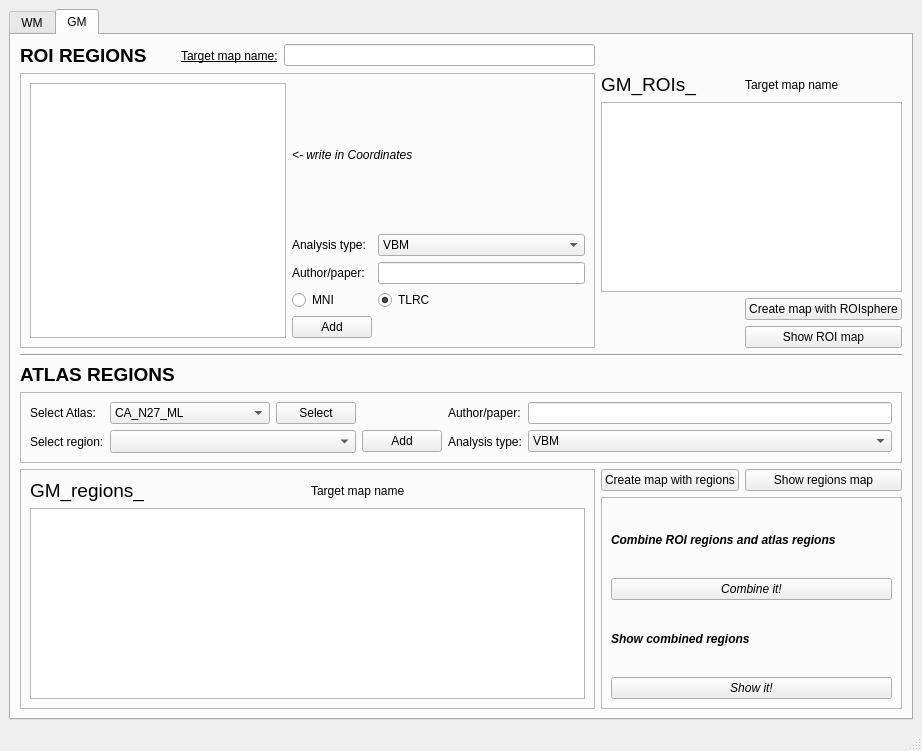
<?xml version="1.0" encoding="UTF-8"?>
<ui version="4.0">
 <class>MainWindow</class>
 <widget class="QMainWindow" name="MainWindow">
  <property name="geometry">
   <rect>
    <x>0</x>
    <y>0</y>
    <width>922</width>
    <height>751</height>
   </rect>
  </property>
  <property name="windowTitle">
   <string>MainWindow</string>
  </property>
  <widget class="QWidget" name="centralwidget">
   <layout class="QGridLayout" name="gridLayout_2">
    <item row="0" column="0">
     <widget class="QTabWidget" name="tabWidget">
      <property name="currentIndex">
       <number>1</number>
      </property>
      <widget class="QWidget" name="WM">
       <attribute name="title">
        <string>WM</string>
       </attribute>
       <layout class="QGridLayout" name="gridLayout_4">
        <item row="3" column="6" colspan="3">
         <widget class="QPushButton" name="pushButton_ROI">
          <property name="text">
           <string>Create map with ROIsphere</string>
          </property>
         </widget>
        </item>
        <item row="4" column="7" colspan="2">
         <widget class="QPushButton" name="pushButton_ShowROIs">
          <property name="text">
           <string>Show ROI map</string>
          </property>
         </widget>
        </item>
        <item row="5" column="0" colspan="9">
         <widget class="Line" name="line">
          <property name="orientation">
           <enum>Qt::Horizontal</enum>
          </property>
         </widget>
        </item>
        <item row="2" column="5" colspan="4">
         <widget class="QTextEdit" name="textEditROIs">
          <property name="acceptRichText">
           <bool>false</bool>
          </property>
         </widget>
        </item>
        <item row="1" column="5">
         <widget class="QLabel" name="label_27">
          <property name="font">
           <font>
            <pointsize>14</pointsize>
            <weight>50</weight>
            <italic>false</italic>
            <bold>false</bold>
           </font>
          </property>
          <property name="text">
           <string>WM_ROIs_</string>
          </property>
         </widget>
        </item>
        <item row="1" column="7" colspan="2">
         <widget class="QLabel" name="label_3">
          <property name="text">
           <string>Target map name</string>
          </property>
         </widget>
        </item>
        <item row="6" column="0" colspan="2">
         <widget class="QLabel" name="label_7">
          <property name="font">
           <font>
            <pointsize>14</pointsize>
            <weight>75</weight>
            <bold>true</bold>
           </font>
          </property>
          <property name="text">
           <string>ATLAS REGIONS</string>
          </property>
         </widget>
        </item>
        <item row="0" column="2">
         <widget class="QLabel" name="label">
          <property name="font">
           <font>
            <underline>true</underline>
           </font>
          </property>
          <property name="whatsThis">
           <string extracomment="like GMup or GMdown or WMup"/>
          </property>
          <property name="text">
           <string>Target map name:</string>
          </property>
         </widget>
        </item>
        <item row="0" column="3">
         <widget class="QLineEdit" name="lineEdit_MapName"/>
        </item>
        <item row="0" column="0">
         <widget class="QLabel" name="label_8">
          <property name="font">
           <font>
            <pointsize>14</pointsize>
            <weight>75</weight>
            <bold>true</bold>
           </font>
          </property>
          <property name="text">
           <string>ROI REGIONS</string>
          </property>
         </widget>
        </item>
        <item row="10" column="0" rowspan="2" colspan="4">
         <widget class="QFrame" name="frame_4">
          <property name="frameShape">
           <enum>QFrame::StyledPanel</enum>
          </property>
          <property name="frameShadow">
           <enum>QFrame::Raised</enum>
          </property>
          <layout class="QGridLayout" name="gridLayout_5">
           <item row="0" column="0">
            <widget class="QLabel" name="label_29">
             <property name="font">
              <font>
               <pointsize>14</pointsize>
               <weight>50</weight>
               <italic>false</italic>
               <bold>false</bold>
              </font>
             </property>
             <property name="text">
              <string>WM_regions_</string>
             </property>
            </widget>
           </item>
           <item row="0" column="1">
            <widget class="QLabel" name="label_30">
             <property name="text">
              <string>Target map name</string>
             </property>
            </widget>
           </item>
           <item row="1" column="0" colspan="2">
            <widget class="QTextEdit" name="textBrowser_Aregions">
             <property name="enabled">
              <bool>true</bool>
             </property>
             <property name="minimumSize">
              <size>
               <width>30</width>
               <height>30</height>
              </size>
             </property>
            </widget>
           </item>
          </layout>
         </widget>
        </item>
        <item row="11" column="5" colspan="4">
         <widget class="QFrame" name="frame">
          <property name="frameShape">
           <enum>QFrame::StyledPanel</enum>
          </property>
          <property name="frameShadow">
           <enum>QFrame::Raised</enum>
          </property>
          <layout class="QGridLayout" name="gridLayout_3">
           <item row="1" column="0">
            <widget class="QPushButton" name="pushButton_Combine">
             <property name="font">
              <font>
               <italic>true</italic>
              </font>
             </property>
             <property name="text">
              <string>Combine it!</string>
             </property>
            </widget>
           </item>
           <item row="3" column="0">
            <widget class="QPushButton" name="pushButton_Show">
             <property name="font">
              <font>
               <italic>true</italic>
              </font>
             </property>
             <property name="text">
              <string>Show it!</string>
             </property>
            </widget>
           </item>
           <item row="0" column="0">
            <widget class="QLabel" name="label_10">
             <property name="font">
              <font>
               <weight>75</weight>
               <italic>true</italic>
               <bold>true</bold>
              </font>
             </property>
             <property name="text">
              <string>Combine ROI regions and atlas regions</string>
             </property>
            </widget>
           </item>
           <item row="2" column="0">
            <widget class="QLabel" name="label_13">
             <property name="font">
              <font>
               <weight>75</weight>
               <italic>true</italic>
               <bold>true</bold>
              </font>
             </property>
             <property name="text">
              <string>Show combined regions</string>
             </property>
            </widget>
           </item>
          </layout>
         </widget>
        </item>
        <item row="10" column="5">
         <widget class="QPushButton" name="pushButton_CreateAtlas">
          <property name="text">
           <string>Create map with regions</string>
          </property>
         </widget>
        </item>
        <item row="7" column="0" rowspan="3" colspan="9">
         <widget class="QFrame" name="frame_3">
          <property name="frameShape">
           <enum>QFrame::StyledPanel</enum>
          </property>
          <property name="frameShadow">
           <enum>QFrame::Raised</enum>
          </property>
          <layout class="QGridLayout" name="gridLayout_6">
           <item row="0" column="5">
            <widget class="QLabel" name="label_9">
             <property name="text">
              <string>Author/paper:</string>
             </property>
            </widget>
           </item>
           <item row="0" column="6">
            <widget class="QLineEdit" name="lineEdit_AuthorAtlas"/>
           </item>
           <item row="0" column="0">
            <widget class="QLabel" name="label_6">
             <property name="text">
              <string>Select Atlas:</string>
             </property>
            </widget>
           </item>
           <item row="1" column="0">
            <widget class="QLabel" name="label_5">
             <property name="text">
              <string>Select region:</string>
             </property>
            </widget>
           </item>
           <item row="0" column="1">
            <widget class="QComboBox" name="comboBox_Atlas">
             <item>
              <property name="text">
               <string>CA_N27_ML</string>
              </property>
             </item>
             <item>
              <property name="text">
               <string>JHU-WhiteMatter-labels</string>
              </property>
             </item>
             <item>
              <property name="text">
               <string>DD_Desai_PM</string>
              </property>
             </item>
            </widget>
           </item>
           <item row="0" column="2">
            <widget class="QPushButton" name="pushButton_SelectAtlas">
             <property name="text">
              <string>Select</string>
             </property>
            </widget>
           </item>
           <item row="1" column="1" colspan="2">
            <widget class="QComboBox" name="comboBox_Region">
             <property name="maximumSize">
              <size>
               <width>16777215</width>
               <height>27</height>
              </size>
             </property>
             <property name="font">
              <font>
               <pointsize>10</pointsize>
               <stylestrategy>PreferDefault</stylestrategy>
               <kerning>true</kerning>
              </font>
             </property>
             <property name="focusPolicy">
              <enum>Qt::WheelFocus</enum>
             </property>
             <property name="acceptDrops">
              <bool>true</bool>
             </property>
             <item>
              <property name="text">
               <string/>
              </property>
             </item>
            </widget>
           </item>
           <item row="1" column="4">
            <widget class="QPushButton" name="pushButton_addAtlas">
             <property name="text">
              <string>Add</string>
             </property>
            </widget>
           </item>
           <item row="1" column="5">
            <widget class="QLabel" name="label_12">
             <property name="text">
              <string>Analysis type:</string>
             </property>
            </widget>
           </item>
           <item row="1" column="6">
            <widget class="QComboBox" name="comboBox_AnalysisAtlas">
             <item>
              <property name="text">
               <string>VBM</string>
              </property>
             </item>
             <item>
              <property name="text">
               <string>TBM</string>
              </property>
             </item>
             <item>
              <property name="text">
               <string>Freesurfer</string>
              </property>
             </item>
             <item>
              <property name="text">
               <string>DTI</string>
              </property>
             </item>
             <item>
              <property name="text">
               <string>Manual</string>
              </property>
             </item>
            </widget>
           </item>
          </layout>
         </widget>
        </item>
        <item row="10" column="7" colspan="2">
         <widget class="QPushButton" name="pushButton_ShowRegions">
          <property name="text">
           <string>Show regions map</string>
          </property>
         </widget>
        </item>
        <item row="1" column="0" rowspan="4" colspan="5">
         <widget class="QFrame" name="frame_2">
          <property name="frameShape">
           <enum>QFrame::StyledPanel</enum>
          </property>
          <property name="frameShadow">
           <enum>QFrame::Raised</enum>
          </property>
          <layout class="QGridLayout" name="gridLayout">
           <item row="0" column="0" rowspan="5">
            <widget class="QTextEdit" name="textEditCoordinates">
             <property name="acceptRichText">
              <bool>false</bool>
             </property>
            </widget>
           </item>
           <item row="0" column="1" colspan="2">
            <widget class="QLabel" name="label_4">
             <property name="font">
              <font>
               <italic>true</italic>
              </font>
             </property>
             <property name="text">
              <string>&lt;- write in Coordinates</string>
             </property>
            </widget>
           </item>
           <item row="1" column="1">
            <widget class="QLabel" name="label_11">
             <property name="text">
              <string>Analysis type:</string>
             </property>
            </widget>
           </item>
           <item row="1" column="2">
            <widget class="QComboBox" name="comboBox_Analysis">
             <item>
              <property name="text">
               <string>VBM</string>
              </property>
             </item>
             <item>
              <property name="text">
               <string>TBM</string>
              </property>
             </item>
             <item>
              <property name="text">
               <string>Freesurfer</string>
              </property>
             </item>
             <item>
              <property name="text">
               <string>DTI</string>
              </property>
             </item>
             <item>
              <property name="text">
               <string>Manual</string>
              </property>
             </item>
            </widget>
           </item>
           <item row="2" column="1">
            <widget class="QLabel" name="label_2">
             <property name="text">
              <string>Author/paper:</string>
             </property>
            </widget>
           </item>
           <item row="2" column="2">
            <widget class="QLineEdit" name="lineEdit_Author"/>
           </item>
           <item row="3" column="1">
            <widget class="QRadioButton" name="radioButton">
             <property name="text">
              <string>MNI</string>
             </property>
             <property name="checked">
              <bool>false</bool>
             </property>
             <attribute name="buttonGroup">
              <string notr="true">buttonGroup</string>
             </attribute>
            </widget>
           </item>
           <item row="3" column="2">
            <widget class="QRadioButton" name="radioButton_2">
             <property name="text">
              <string>TLRC</string>
             </property>
             <property name="checkable">
              <bool>true</bool>
             </property>
             <property name="checked">
              <bool>true</bool>
             </property>
             <attribute name="buttonGroup">
              <string notr="true">buttonGroup</string>
             </attribute>
            </widget>
           </item>
           <item row="4" column="1">
            <widget class="QPushButton" name="pushButton_coordin">
             <property name="text">
              <string>Add</string>
             </property>
            </widget>
           </item>
          </layout>
         </widget>
        </item>
       </layout>
       <zorder>frame_4</zorder>
       <zorder>frame</zorder>
       <zorder>label_8</zorder>
       <zorder>pushButton_ROI</zorder>
       <zorder>pushButton_ShowROIs</zorder>
       <zorder>line</zorder>
       <zorder>label_7</zorder>
       <zorder>label</zorder>
       <zorder>textEditROIs</zorder>
       <zorder>label_3</zorder>
       <zorder>label_27</zorder>
       <zorder>frame_2</zorder>
       <zorder>lineEdit_MapName</zorder>
       <zorder>frame_3</zorder>
       <zorder>pushButton_CreateAtlas</zorder>
       <zorder>pushButton_ShowRegions</zorder>
      </widget>
      <widget class="QWidget" name="GM">
       <attribute name="title">
        <string>GM</string>
       </attribute>
       <layout class="QGridLayout" name="gridLayout_11">
        <item row="0" column="0">
         <widget class="QLabel" name="label_19">
          <property name="font">
           <font>
            <pointsize>14</pointsize>
            <weight>75</weight>
            <bold>true</bold>
           </font>
          </property>
          <property name="text">
           <string>ROI REGIONS</string>
          </property>
         </widget>
        </item>
        <item row="0" column="1">
         <widget class="QLabel" name="label_18">
          <property name="font">
           <font>
            <underline>true</underline>
           </font>
          </property>
          <property name="whatsThis">
           <string extracomment="like GMup or GMdown or WMup"/>
          </property>
          <property name="text">
           <string>Target map name:</string>
          </property>
         </widget>
        </item>
        <item row="0" column="2">
         <widget class="QLineEdit" name="lineEdit_MapName_2"/>
        </item>
        <item row="1" column="0" rowspan="4" colspan="3">
         <widget class="QFrame" name="frame_5">
          <property name="frameShape">
           <enum>QFrame::StyledPanel</enum>
          </property>
          <property name="frameShadow">
           <enum>QFrame::Raised</enum>
          </property>
          <layout class="QGridLayout" name="gridLayout_7">
           <item row="0" column="0" rowspan="5">
            <widget class="QTextEdit" name="textEditCoordinates_2">
             <property name="acceptRichText">
              <bool>false</bool>
             </property>
            </widget>
           </item>
           <item row="0" column="1" colspan="2">
            <widget class="QLabel" name="label_14">
             <property name="font">
              <font>
               <italic>true</italic>
              </font>
             </property>
             <property name="text">
              <string>&lt;- write in Coordinates</string>
             </property>
            </widget>
           </item>
           <item row="1" column="1">
            <widget class="QLabel" name="label_15">
             <property name="text">
              <string>Analysis type:</string>
             </property>
            </widget>
           </item>
           <item row="1" column="2">
            <widget class="QComboBox" name="comboBox_Analysis_2">
             <item>
              <property name="text">
               <string>VBM</string>
              </property>
             </item>
             <item>
              <property name="text">
               <string>TBM</string>
              </property>
             </item>
             <item>
              <property name="text">
               <string>Freesurfer</string>
              </property>
             </item>
             <item>
              <property name="text">
               <string>DTI</string>
              </property>
             </item>
             <item>
              <property name="text">
               <string>Manual</string>
              </property>
             </item>
            </widget>
           </item>
           <item row="2" column="1">
            <widget class="QLabel" name="label_16">
             <property name="text">
              <string>Author/paper:</string>
             </property>
            </widget>
           </item>
           <item row="2" column="2">
            <widget class="QLineEdit" name="lineEdit_Author_2"/>
           </item>
           <item row="3" column="1">
            <widget class="QRadioButton" name="radioButton_3">
             <property name="text">
              <string>MNI</string>
             </property>
             <property name="checked">
              <bool>false</bool>
             </property>
             <attribute name="buttonGroup">
              <string notr="true">buttonGroup_2</string>
             </attribute>
            </widget>
           </item>
           <item row="3" column="2">
            <widget class="QRadioButton" name="radioButton_4">
             <property name="text">
              <string>TLRC</string>
             </property>
             <property name="checkable">
              <bool>true</bool>
             </property>
             <property name="checked">
              <bool>true</bool>
             </property>
             <attribute name="buttonGroup">
              <string notr="true">buttonGroup_2</string>
             </attribute>
            </widget>
           </item>
           <item row="4" column="1">
            <widget class="QPushButton" name="pushButton_coordin_2">
             <property name="text">
              <string>Add</string>
             </property>
            </widget>
           </item>
          </layout>
         </widget>
        </item>
        <item row="1" column="3">
         <widget class="QLabel" name="label_28">
          <property name="font">
           <font>
            <pointsize>14</pointsize>
            <weight>50</weight>
            <italic>false</italic>
            <bold>false</bold>
           </font>
          </property>
          <property name="text">
           <string>GM_ROIs_</string>
          </property>
         </widget>
        </item>
        <item row="1" column="4">
         <widget class="QLabel" name="label_17">
          <property name="text">
           <string>Target map name</string>
          </property>
         </widget>
        </item>
        <item row="2" column="3" colspan="2">
         <widget class="QTextEdit" name="textEditROIs_2">
          <property name="acceptRichText">
           <bool>false</bool>
          </property>
         </widget>
        </item>
        <item row="3" column="4">
         <widget class="QPushButton" name="pushButton_ROI_2">
          <property name="text">
           <string>Create map with ROIsphere</string>
          </property>
         </widget>
        </item>
        <item row="4" column="4">
         <widget class="QPushButton" name="pushButton_ShowROIs_2">
          <property name="text">
           <string>Show ROI map</string>
          </property>
         </widget>
        </item>
        <item row="5" column="0" colspan="5">
         <widget class="Line" name="line_2">
          <property name="orientation">
           <enum>Qt::Horizontal</enum>
          </property>
         </widget>
        </item>
        <item row="6" column="0">
         <widget class="QLabel" name="label_20">
          <property name="font">
           <font>
            <pointsize>14</pointsize>
            <weight>75</weight>
            <bold>true</bold>
           </font>
          </property>
          <property name="text">
           <string>ATLAS REGIONS</string>
          </property>
         </widget>
        </item>
        <item row="7" column="0" colspan="5">
         <widget class="QFrame" name="frame_7">
          <property name="frameShape">
           <enum>QFrame::StyledPanel</enum>
          </property>
          <property name="frameShadow">
           <enum>QFrame::Raised</enum>
          </property>
          <layout class="QGridLayout" name="gridLayout_9">
           <item row="0" column="5">
            <widget class="QLabel" name="label_21">
             <property name="text">
              <string>Author/paper:</string>
             </property>
            </widget>
           </item>
           <item row="0" column="6">
            <widget class="QLineEdit" name="lineEdit_AuthorAtlas_2"/>
           </item>
           <item row="0" column="0">
            <widget class="QLabel" name="label_22">
             <property name="text">
              <string>Select Atlas:</string>
             </property>
            </widget>
           </item>
           <item row="1" column="0">
            <widget class="QLabel" name="label_23">
             <property name="text">
              <string>Select region:</string>
             </property>
            </widget>
           </item>
           <item row="0" column="1">
            <widget class="QComboBox" name="comboBox_Atlas_2">
             <item>
              <property name="text">
               <string>CA_N27_ML</string>
              </property>
             </item>
             <item>
              <property name="text">
               <string>JHU-WhiteMatter-labels</string>
              </property>
             </item>
             <item>
              <property name="text">
               <string>DD_Desai_PM</string>
              </property>
             </item>
            </widget>
           </item>
           <item row="0" column="2">
            <widget class="QPushButton" name="pushButton_SelectAtlas_2">
             <property name="text">
              <string>Select</string>
             </property>
            </widget>
           </item>
           <item row="1" column="1" colspan="2">
            <widget class="QComboBox" name="comboBox_Region_2">
             <property name="maximumSize">
              <size>
               <width>16777215</width>
               <height>27</height>
              </size>
             </property>
             <property name="font">
              <font>
               <pointsize>10</pointsize>
               <stylestrategy>PreferDefault</stylestrategy>
               <kerning>true</kerning>
              </font>
             </property>
             <property name="focusPolicy">
              <enum>Qt::WheelFocus</enum>
             </property>
             <property name="acceptDrops">
              <bool>true</bool>
             </property>
             <item>
              <property name="text">
               <string/>
              </property>
             </item>
            </widget>
           </item>
           <item row="1" column="4">
            <widget class="QPushButton" name="pushButton_addAtlas_2">
             <property name="text">
              <string>Add</string>
             </property>
            </widget>
           </item>
           <item row="1" column="5">
            <widget class="QLabel" name="label_24">
             <property name="text">
              <string>Analysis type:</string>
             </property>
            </widget>
           </item>
           <item row="1" column="6">
            <widget class="QComboBox" name="comboBox_AnalysisAtlas_2">
             <item>
              <property name="text">
               <string>VBM</string>
              </property>
             </item>
             <item>
              <property name="text">
               <string>TBM</string>
              </property>
             </item>
             <item>
              <property name="text">
               <string>Freesurfer</string>
              </property>
             </item>
             <item>
              <property name="text">
               <string>DTI</string>
              </property>
             </item>
             <item>
              <property name="text">
               <string>Manual</string>
              </property>
             </item>
            </widget>
           </item>
          </layout>
         </widget>
        </item>
        <item row="8" column="0" rowspan="2" colspan="3">
         <widget class="QFrame" name="frame_6">
          <property name="frameShape">
           <enum>QFrame::StyledPanel</enum>
          </property>
          <property name="frameShadow">
           <enum>QFrame::Raised</enum>
          </property>
          <layout class="QGridLayout" name="gridLayout_8">
           <item row="0" column="0">
            <widget class="QLabel" name="label_31">
             <property name="font">
              <font>
               <pointsize>14</pointsize>
               <weight>50</weight>
               <italic>false</italic>
               <bold>false</bold>
              </font>
             </property>
             <property name="text">
              <string>GM_regions_</string>
             </property>
            </widget>
           </item>
           <item row="0" column="1">
            <widget class="QLabel" name="label_32">
             <property name="text">
              <string>Target map name</string>
             </property>
            </widget>
           </item>
           <item row="1" column="0" colspan="2">
            <widget class="QTextEdit" name="textBrowser_Aregions_2">
             <property name="enabled">
              <bool>true</bool>
             </property>
             <property name="minimumSize">
              <size>
               <width>30</width>
               <height>30</height>
              </size>
             </property>
            </widget>
           </item>
          </layout>
         </widget>
        </item>
        <item row="8" column="3">
         <widget class="QPushButton" name="pushButton_CreateAtlas_2">
          <property name="text">
           <string>Create map with regions</string>
          </property>
         </widget>
        </item>
        <item row="8" column="4">
         <widget class="QPushButton" name="pushButton_ShowRegions_2">
          <property name="text">
           <string>Show regions map</string>
          </property>
         </widget>
        </item>
        <item row="9" column="3" colspan="2">
         <widget class="QFrame" name="frame_8">
          <property name="frameShape">
           <enum>QFrame::StyledPanel</enum>
          </property>
          <property name="frameShadow">
           <enum>QFrame::Raised</enum>
          </property>
          <layout class="QGridLayout" name="gridLayout_10">
           <item row="1" column="0">
            <widget class="QPushButton" name="pushButton_Combine_2">
             <property name="font">
              <font>
               <italic>true</italic>
              </font>
             </property>
             <property name="text">
              <string>Combine it!</string>
             </property>
            </widget>
           </item>
           <item row="3" column="0">
            <widget class="QPushButton" name="pushButton_Show_2">
             <property name="font">
              <font>
               <italic>true</italic>
              </font>
             </property>
             <property name="text">
              <string>Show it!</string>
             </property>
            </widget>
           </item>
           <item row="0" column="0">
            <widget class="QLabel" name="label_25">
             <property name="font">
              <font>
               <weight>75</weight>
               <italic>true</italic>
               <bold>true</bold>
              </font>
             </property>
             <property name="text">
              <string>Combine ROI regions and atlas regions</string>
             </property>
            </widget>
           </item>
           <item row="2" column="0">
            <widget class="QLabel" name="label_26">
             <property name="font">
              <font>
               <weight>75</weight>
               <italic>true</italic>
               <bold>true</bold>
              </font>
             </property>
             <property name="text">
              <string>Show combined regions</string>
             </property>
            </widget>
           </item>
          </layout>
         </widget>
        </item>
       </layout>
      </widget>
     </widget>
    </item>
   </layout>
  </widget>
  <widget class="QMenuBar" name="menubar">
   <property name="geometry">
    <rect>
     <x>0</x>
     <y>0</y>
     <width>922</width>
     <height>25</height>
    </rect>
   </property>
  </widget>
  <widget class="QStatusBar" name="statusbar"/>
 </widget>
 <resources/>
 <connections>
  <connection>
   <sender>lineEdit_MapName</sender>
   <signal>textChanged(QString)</signal>
   <receiver>label_3</receiver>
   <slot>setText(QString)</slot>
   <hints>
    <hint type="sourcelabel">
     <x>355</x>
     <y>83</y>
    </hint>
    <hint type="destinationlabel">
     <x>650</x>
     <y>107</y>
    </hint>
   </hints>
  </connection>
  <connection>
   <sender>lineEdit_MapName</sender>
   <signal>textChanged(QString)</signal>
   <receiver>label_30</receiver>
   <slot>setText(QString)</slot>
   <hints>
    <hint type="sourcelabel">
     <x>329</x>
     <y>97</y>
    </hint>
    <hint type="destinationlabel">
     <x>302</x>
     <y>493</y>
    </hint>
   </hints>
  </connection>
 </connections>
 <buttongroups>
  <buttongroup name="buttonGroup_2"/>
  <buttongroup name="buttonGroup"/>
 </buttongroups>
</ui>
